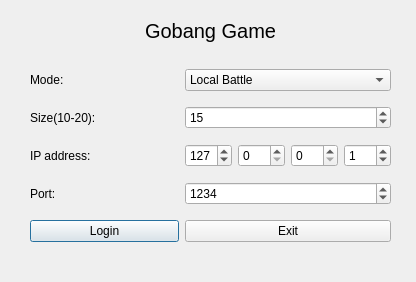
<?xml version="1.0" encoding="UTF-8"?>
<ui version="4.0">
 <class>Dialog</class>
 <widget class="QDialog" name="Dialog">
  <property name="geometry">
   <rect>
    <x>0</x>
    <y>0</y>
    <width>416</width>
    <height>282</height>
   </rect>
  </property>
  <property name="windowTitle">
   <string>Dialog</string>
  </property>
  <widget class="QWidget" name="gridLayoutWidget">
   <property name="geometry">
    <rect>
     <x>30</x>
     <y>60</y>
     <width>361</width>
     <height>191</height>
    </rect>
   </property>
   <layout class="QGridLayout" name="gridLayout">
    <item row="6" column="1">
     <widget class="QPushButton" name="loginBtn">
      <property name="text">
       <string>Login</string>
      </property>
     </widget>
    </item>
    <item row="2" column="1">
     <widget class="QLabel" name="ip_text">
      <property name="text">
       <string>IP address:</string>
      </property>
     </widget>
    </item>
    <item row="3" column="1">
     <widget class="QLabel" name="port_text">
      <property name="text">
       <string>Port:</string>
      </property>
     </widget>
    </item>
    <item row="6" column="2">
     <widget class="QPushButton" name="exitBtn">
      <property name="text">
       <string>Exit</string>
      </property>
     </widget>
    </item>
    <item row="0" column="1">
     <widget class="QLabel" name="label_4">
      <property name="text">
       <string>Mode:</string>
      </property>
     </widget>
    </item>
    <item row="0" column="2">
     <widget class="QComboBox" name="mode">
      <item>
       <property name="text">
        <string>Local Battle</string>
       </property>
      </item>
      <item>
       <property name="text">
        <string>VS Battle - Greedy Algorithm</string>
       </property>
      </item>
      <item>
       <property name="text">
        <string>VS Battle - Game Tree Algorithm</string>
       </property>
      </item>
      <item>
       <property name="text">
        <string>Online Battle - Server</string>
       </property>
      </item>
      <item>
       <property name="text">
        <string>Online Battle - Client</string>
       </property>
      </item>
      <item>
       <property name="text">
        <string>VS Demo - Greedy : Game Tree</string>
       </property>
      </item>
     </widget>
    </item>
    <item row="1" column="1">
     <widget class="QLabel" name="size_text">
      <property name="text">
       <string>Size(10-20):</string>
      </property>
     </widget>
    </item>
    <item row="1" column="2">
     <widget class="QSpinBox" name="size">
      <property name="minimum">
       <number>10</number>
      </property>
      <property name="maximum">
       <number>20</number>
      </property>
      <property name="value">
       <number>15</number>
      </property>
     </widget>
    </item>
    <item row="2" column="2">
     <layout class="QHBoxLayout" name="horizontalLayout">
      <item>
       <widget class="QSpinBox" name="ip1">
        <property name="readOnly">
         <bool>false</bool>
        </property>
        <property name="minimum">
         <number>0</number>
        </property>
        <property name="maximum">
         <number>255</number>
        </property>
        <property name="value">
         <number>127</number>
        </property>
       </widget>
      </item>
      <item>
       <widget class="QSpinBox" name="ip2">
        <property name="minimum">
         <number>0</number>
        </property>
        <property name="maximum">
         <number>255</number>
        </property>
        <property name="value">
         <number>0</number>
        </property>
       </widget>
      </item>
      <item>
       <widget class="QSpinBox" name="ip3">
        <property name="minimum">
         <number>0</number>
        </property>
        <property name="maximum">
         <number>255</number>
        </property>
        <property name="value">
         <number>0</number>
        </property>
       </widget>
      </item>
      <item>
       <widget class="QSpinBox" name="ip4">
        <property name="minimum">
         <number>0</number>
        </property>
        <property name="maximum">
         <number>255</number>
        </property>
        <property name="value">
         <number>1</number>
        </property>
       </widget>
      </item>
     </layout>
    </item>
    <item row="3" column="2">
     <widget class="QSpinBox" name="port">
      <property name="minimum">
       <number>0</number>
      </property>
      <property name="maximum">
       <number>65535</number>
      </property>
      <property name="value">
       <number>1234</number>
      </property>
     </widget>
    </item>
   </layout>
  </widget>
  <widget class="QWidget" name="horizontalLayoutWidget_2">
   <property name="geometry">
    <rect>
     <x>30</x>
     <y>10</y>
     <width>361</width>
     <height>41</height>
    </rect>
   </property>
   <layout class="QHBoxLayout" name="horizontalLayout_2">
    <item>
     <spacer name="horizontalSpacer">
      <property name="orientation">
       <enum>Qt::Horizontal</enum>
      </property>
      <property name="sizeHint" stdset="0">
       <size>
        <width>40</width>
        <height>20</height>
       </size>
      </property>
     </spacer>
    </item>
    <item>
     <widget class="QLabel" name="label_5">
      <property name="font">
       <font>
        <pointsize>15</pointsize>
       </font>
      </property>
      <property name="text">
       <string>Gobang Game</string>
      </property>
     </widget>
    </item>
    <item>
     <spacer name="horizontalSpacer_2">
      <property name="orientation">
       <enum>Qt::Horizontal</enum>
      </property>
      <property name="sizeHint" stdset="0">
       <size>
        <width>40</width>
        <height>20</height>
       </size>
      </property>
     </spacer>
    </item>
   </layout>
  </widget>
 </widget>
 <resources/>
 <connections/>
</ui>
